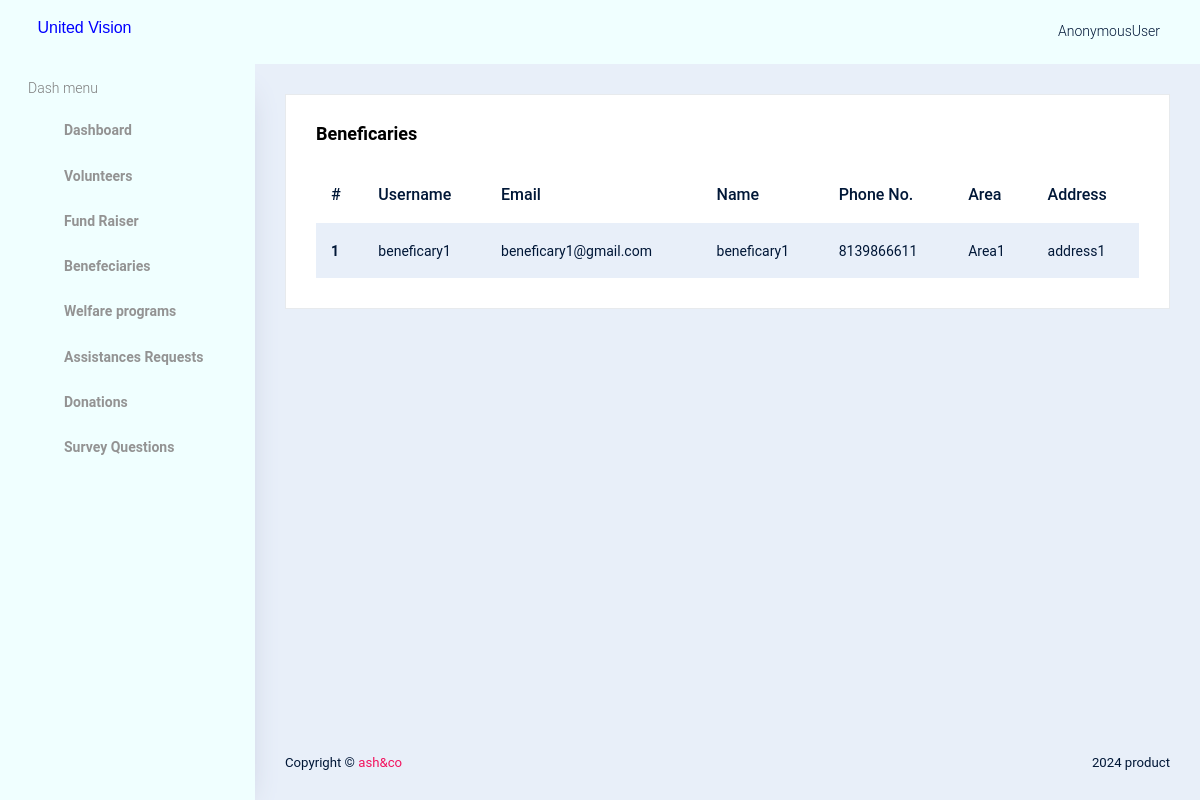
Screenshot of /view-beneficary_ad/ with the database file from the repository.
### accounts/models.py (models this page shows, shortened)
class BaseModel(models.Model):
    created_on = models.DateTimeField(auto_now_add=True, null=True)
    updated_on = models.DateTimeField(auto_now=True)
    is_deleted = models.BooleanField(default=False)
    class Meta:
        abstract = True
        ordering = ['-created_on']

class UserProfile(BaseModel):
    user = models.ForeignKey(User, on_delete=models.CASCADE,null=True,blank=True)
    name = models.CharField(max_length=25,blank=True, null=True)
    mobile_number = models.CharField(max_length=25,unique=True, null=True)
    availability = models.CharField(max_length=20, blank=True, null=True)
    profile_picture = models.ImageField(upload_to="volunteer_profiles/", blank=True, null=True)
    address = models.TextField(blank=True, null=True)
    area = models.CharField(max_length=25,blank=True, null=True)

class User(AbstractBaseUser, PermissionsMixin):
    name = models.CharField(max_length=50, blank=True, null=True)
    username = models.CharField(max_length=50, unique=True, null=True)
    email = models.EmailField(max_length=100, null=True)
    role = models.IntegerField(choices=SELECTROLE)
    uid = models.CharField(max_length=500, unique=True, null=True)
    is_admin = models.BooleanField(default=False)
    is_active = models.BooleanField(default=False)
    is_registered = models.BooleanField(default=False)
    date_joined = models.DateTimeField(auto_now_add=True)
    last_login = models.DateTimeField(auto_now_add=True)
    USERNAME_FIELD = 'username'
    REQUIRED_FIELDS=[]
    objects = UserManager()
    class Meta:
        db_table = "user"

### accounts/views.py (the view)
# urls.py: path('view-beneficary_ad/',views.view_beneficaries_admin,name='view-beneficary_ad'),
def view_beneficaries_admin(request):
    data = User.objects.filter(role=3)
    bdata = UserProfile.objects.filter(user__in=data)
    return render(request, 'admintemp/beneficary_view.html', {'bdata': bdata})

### templates/admintemp/beneficary_view.html
{% extends 'admintemp/index.html' %}
{% load crispy_forms_tags %}
{% block content %}
<div class="card">
    <div class="card-body">
        <h3 class="card-title">Beneficaries</h3>
        {% if bdata %}
        <table class="table table-striped">
            <thead>
                <tr>
                    <th scope="col">#</th>
                    <th scope="col">Username</th>
                    <th scope="col">Email</th>
                    <th scope="col">Name</th>
                    <th scope="col">Phone No.</th>
                    <th scope="col">Area</th>
                    <th scope="col">Address</th>
                </tr>
            </thead>
            <tbody>
                {% for i in bdata %}
                <tr>
                    <th scope="row">{{ forloop.counter }}</th>
                    <td>{{i.user.username}}</td>
                    <td>{{i.user.email}}</td>
                    <td>{{i.name}}</td>
                    <td>{{i.mobile_number}}</td>
                    <td>{{i.area}}</td>
                    <td>{{i.address}}</td>
                </tr>
                {% endfor %}
            </tbody>
        </table>
        {% else %}
        <p>No users available.</p>
        {% endif %}
    </div>
</div>
{% endblock %}

### rows the page displays
UserProfile: user.username "beneficary1", user.email "beneficary1@gmail.com", name "beneficary1", mobile_number "8139866611", area "Area1", address "address1"

### other values shown
{{ request.user }} "AnonymousUser"
